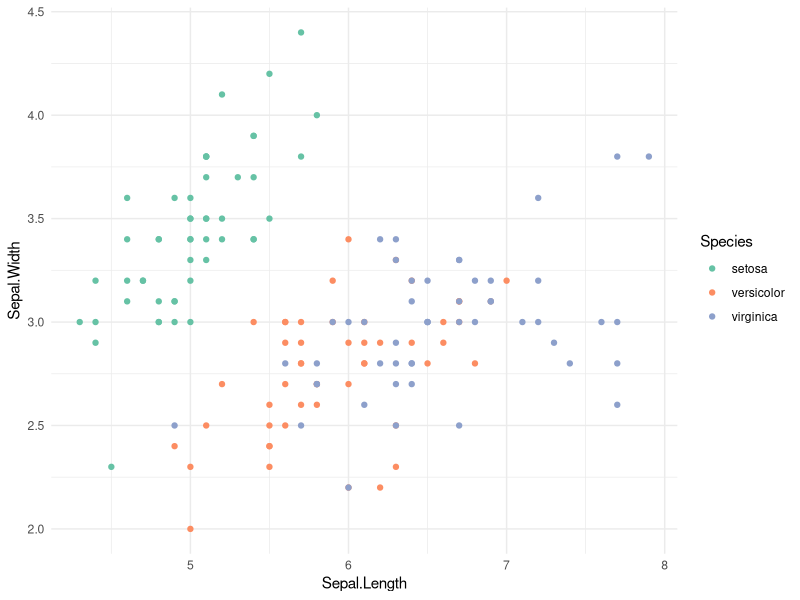

R code for this plot:
## ---- chunk 1
library(ggplot2)

iris |> 
  ggplot() +
  aes(x = Sepal.Length, y = Sepal.Width, color = Species) +
  geom_point() +
  scale_color_brewer(palette = "Set2") +
  theme_minimal()
